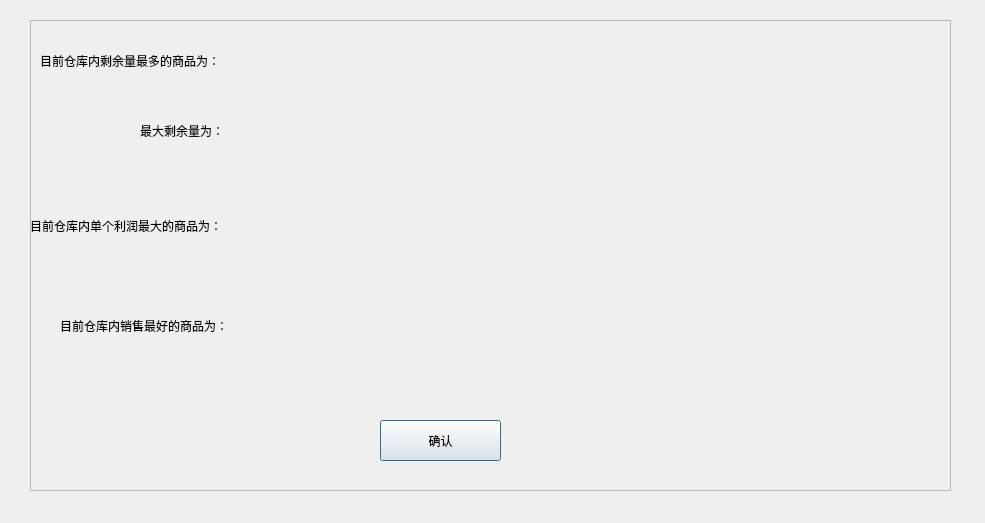
<?xml version="1.0" encoding="UTF-8"?>
<ui version="4.0">
 <class>Suggestion</class>
 <widget class="QDialog" name="Suggestion">
  <property name="geometry">
   <rect>
    <x>0</x>
    <y>0</y>
    <width>985</width>
    <height>523</height>
   </rect>
  </property>
  <property name="windowTitle">
   <string>Dialog</string>
  </property>
  <widget class="QFrame" name="frame">
   <property name="geometry">
    <rect>
     <x>30</x>
     <y>20</y>
     <width>921</width>
     <height>471</height>
    </rect>
   </property>
   <property name="frameShape">
    <enum>QFrame::StyledPanel</enum>
   </property>
   <property name="frameShadow">
    <enum>QFrame::Raised</enum>
   </property>
   <widget class="QLabel" name="label">
    <property name="geometry">
     <rect>
      <x>10</x>
      <y>10</y>
      <width>211</width>
      <height>61</height>
     </rect>
    </property>
    <property name="text">
     <string>目前仓库内剩余量最多的商品为：</string>
    </property>
   </widget>
   <widget class="QLabel" name="label_2">
    <property name="geometry">
     <rect>
      <x>0</x>
      <y>180</y>
      <width>201</width>
      <height>51</height>
     </rect>
    </property>
    <property name="text">
     <string>目前仓库内单个利润最大的商品为：</string>
    </property>
   </widget>
   <widget class="QLabel" name="label_3">
    <property name="geometry">
     <rect>
      <x>30</x>
      <y>280</y>
      <width>211</width>
      <height>51</height>
     </rect>
    </property>
    <property name="text">
     <string>目前仓库内销售最好的商品为：</string>
    </property>
   </widget>
   <widget class="QPushButton" name="knowBt">
    <property name="geometry">
     <rect>
      <x>350</x>
      <y>400</y>
      <width>121</width>
      <height>41</height>
     </rect>
    </property>
    <property name="text">
     <string>确认</string>
    </property>
   </widget>
   <widget class="QLabel" name="leaveNumberMost">
    <property name="geometry">
     <rect>
      <x>240</x>
      <y>20</y>
      <width>201</width>
      <height>41</height>
     </rect>
    </property>
    <property name="text">
     <string/>
    </property>
   </widget>
   <widget class="QLabel" name="singleProfitMost">
    <property name="geometry">
     <rect>
      <x>250</x>
      <y>90</y>
      <width>191</width>
      <height>41</height>
     </rect>
    </property>
    <property name="text">
     <string/>
    </property>
   </widget>
   <widget class="QLabel" name="saleMost">
    <property name="geometry">
     <rect>
      <x>230</x>
      <y>150</y>
      <width>221</width>
      <height>41</height>
     </rect>
    </property>
    <property name="text">
     <string/>
    </property>
   </widget>
   <widget class="QLabel" name="label_4">
    <property name="geometry">
     <rect>
      <x>110</x>
      <y>80</y>
      <width>91</width>
      <height>61</height>
     </rect>
    </property>
    <property name="text">
     <string>最大剩余量为：</string>
    </property>
   </widget>
   <widget class="QLabel" name="leaveMaxNumber">
    <property name="geometry">
     <rect>
      <x>230</x>
      <y>90</y>
      <width>201</width>
      <height>41</height>
     </rect>
    </property>
    <property name="text">
     <string/>
    </property>
   </widget>
  </widget>
 </widget>
 <resources/>
 <connections/>
</ui>
